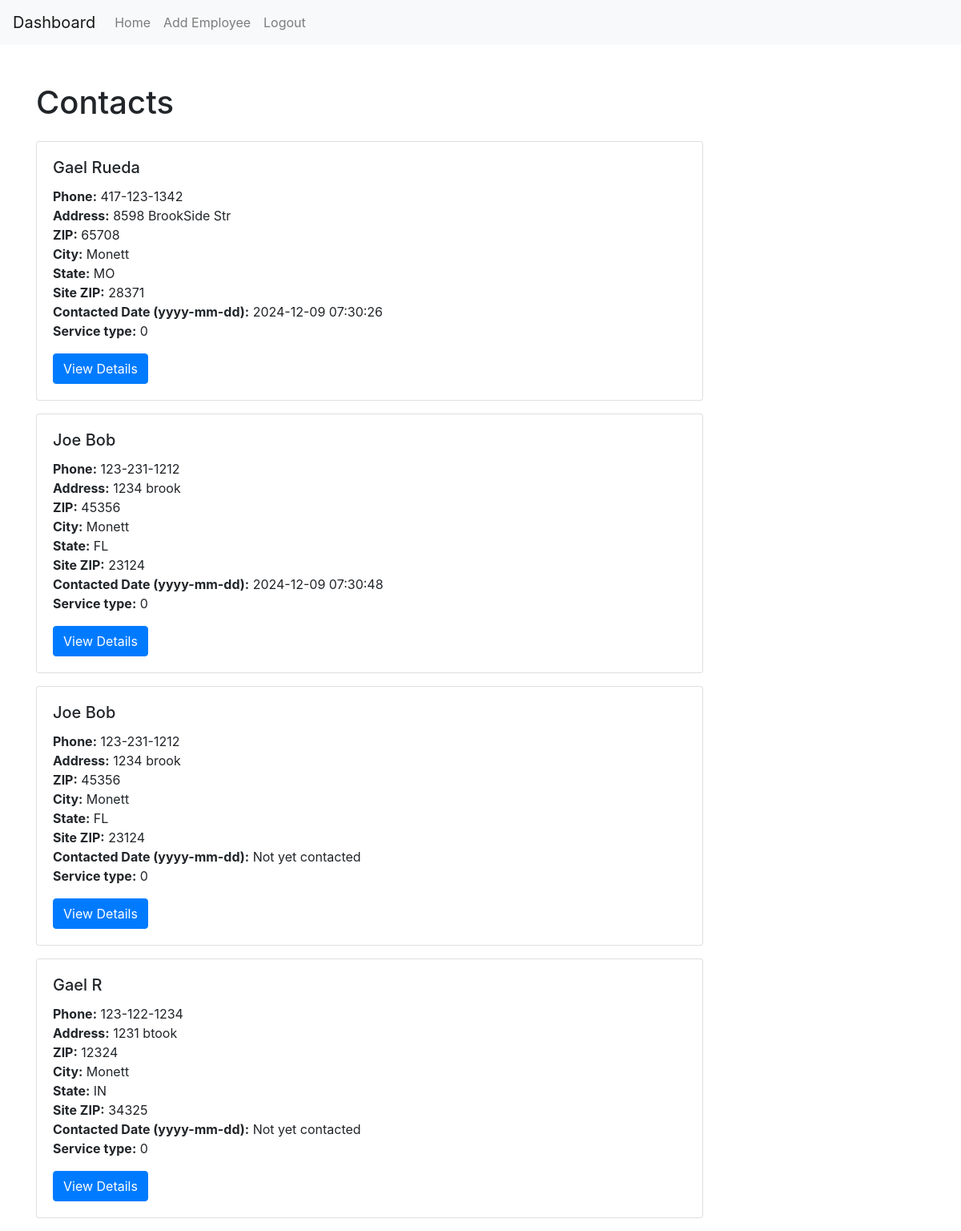
Screenshot of /dash.php (signed in) with the database file from the repository.
### tables this page shows
CREATE TABLE `contact` (
  `contact_id` int(11) NOT NULL,
  `contact_first_name` varchar(25) NOT NULL,
  `contact_last_name` varchar(50) NOT NULL,
  `contact_phone` varchar(15) NOT NULL,
  `contact_street` varchar(255) NOT NULL,
  `contact_zip` varchar(18) NOT NULL,
  `contact_city` varchar(50) NOT NULL,
  `contact_state` varchar(2) NOT NULL,
  `contact_site_street` varchar(255) NOT NULL,
  `contact_site_zip` varchar(18) NOT NULL,
  `contact_site_city` varchar(50) NOT NULL,
  `contact_site_state` varchar(2) NOT NULL,
  `contact_submit_date` datetime NOT NULL,
  `contact_contacted_date` datetime DEFAULT NULL,
  `service_id` int(11) DEFAULT NULL,
  `brand_id` int(11) DEFAULT NULL,
  `product_id` int(11) DEFAULT NULL
);

### dash.php (the view, shortened to what this page needs)
<?php
$dsn = "mysql:host=localhost;dbname=contact_electric";
$username = "root";
$password = "";
try {
    $db = new PDO($dsn, $username, $password);
    $db->setAttribute(PDO::ATTR_ERRMODE, PDO::ERRMODE_EXCEPTION);
} catch (PDOException $e) {
    echo "Error connecting to the database: " . $e->getMessage();
}
$query = "SELECT * FROM contact";
$contacts = $db->query($query)->fetchAll(PDO::FETCH_ASSOC);
?>
<!DOCTYPE html>
<html lang="en">
<head>
    <link rel="stylesheet" href="https://maxcdn.bootstrapcdn.com/bootstrap/4.5.2/css/bootstrap.min.css">
</head>
<body>
    <nav class="navbar navbar-expand-lg navbar-light bg-light">
        <a class="navbar-brand" href="#">Dashboard</a>
        <div class="collapse navbar-collapse" id="navbarNav">
            <ul class="navbar-nav">
                <li class="nav-item">
                    <a class="nav-link" href="dash.php">Home</a>
                </li>
                <?php if (isset($_SESSION['employee_id']) && $_SESSION['employee_id'] == 1): ?>
                    <li class="nav-item">
                        <a class="nav-link" href="add_employee.php">Add Employee</a>
                    </li>
                <?php endif; ?>
                <li class="nav-item">
                    <a class="nav-link" href="login.php">Logout</a>
                </li>
            </ul>
        </div>
    </nav>
    <div class="container mt-5">
        <h1 class="mb-4">Contacts</h1>
        <ul class="list-unstyled">
            <?php foreach ($contacts as $contact): ?>
                <div class="card w-75 mb-3">
                    <div class="card-body">
                        <h5 class="card-title"><?= htmlspecialchars($contact['contact_first_name'] . ' ' . $contact['contact_last_name']); ?></h5>
                        <p class="card-text">
                            <strong>Phone:</strong> <?= htmlspecialchars($contact['contact_phone']); ?><br>
                            <strong>Address:</strong> <?= htmlspecialchars($contact['contact_street']); ?><br>
                            <strong>ZIP:</strong> <?= htmlspecialchars($contact['contact_zip']); ?><br>
                            <strong>City:</strong> <?= htmlspecialchars($contact['contact_city']); ?><br>
                            <strong>State:</strong> <?= htmlspecialchars($contact['contact_state']); ?><br>
                            <strong>Site ZIP:</strong> <?= htmlspecialchars($contact['contact_site_zip']); ?><br>
                            <strong>Contacted Date (yyyy-mm-dd):</strong> <?= htmlspecialchars($contact['contact_contacted_date'] ?? 'Not yet contacted'); ?><br>
                            <strong>Service type:</strong> <?= htmlspecialchars($contact['service_id']); ?><br>
                        </p>
                        <a href="full_contact.php?contact_id=<?= urlencode($contact['contact_id']); ?>" class="btn btn-primary">View Details</a>
                    </div>
                </div>
            <?php endforeach; ?>
        </ul>
    </div>
</body>
</html>

### rows the page displays
contact: contact_first_name+contact_last_name "Gael Rueda", contact_phone "417-123-1342", contact_street "8598 BrookSide Str", contact_zip "65708", contact_city "Monett", contact_state "MO", contact_site_zip "28371", contact_contacted_date "2024-12-09 07:30:26", service "0"
contact: contact_first_name+contact_last_name "Joe Bob", contact_phone "123-231-1212", contact_street "1234 brook", contact_zip "45356", contact_city "Monett", contact_state "FL", contact_site_zip "23124", contact_contacted_date "2024-12-09 07:30:48", service "0"
contact: contact_first_name+contact_last_name "Joe Bob", contact_phone "123-231-1212", contact_street "1234 brook", contact_zip "45356", contact_city "Monett", contact_state "FL", contact_site_zip "23124", contact_contacted_date "Not yet contacted", service "0"
contact: contact_first_name+contact_last_name "Gael R", contact_phone "123-122-1234", contact_street "1231 btook", contact_zip "12324", contact_city "Monett", contact_state "IN", contact_site_zip "34325", contact_contacted_date "Not yet contacted", service "0"
